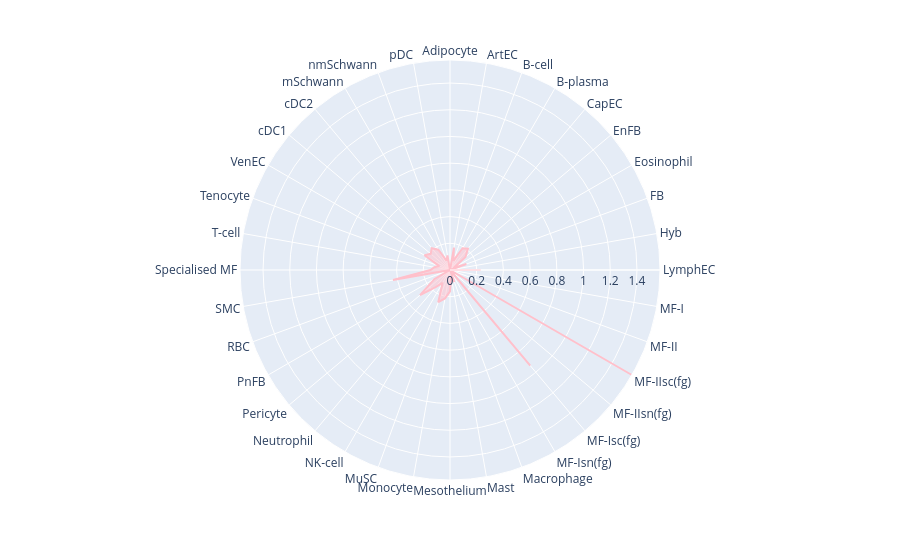

The notebook cell this image was saved under:
### Code cell
print_radar_spyder(gene="ALDOA", expression=expression_cell)

### Figure 1 — Plotly figure (JSON) as saved in the notebook; plotly's stock layout.template omitted (floating-point values rounded to 4 significant figures)
{"data": [{"fill": "toself", "hovertemplate": "ALDOA=%{r}<br>theta=%{theta}<extra></extra>", "legendgroup": "", "line": {"color": "pink", "dash": "solid"}, "marker": {"symbol": "circle"}, "mode": "lines", "name": "", "r": [0, 0.1703, 0.07277, 0.1886, 0.2087, 0.1515, 0.03104, 0.1307, 0, 0.2305, 8.843e-05, 3.776e-05, 1.573, 0, 0.9346, 0, 0.09583, 0.05107, 0.1604, 0.216, 0.2568, 0.1113, 0.1676, 0.2929, 0.134, 0, 0.4337, 0.1466, 0.1189, 0.08567, 0.2201, 0.1884, 0.2134, 0.1751, 0.07516, 0.1103, 0], "showlegend": false, "subplot": "polar", "theta": ["Adipocyte", "ArtEC", "B-cell", "B-plasma", "CapEC", "EnFB", "Eosinophil", "FB", "Hyb", "LymphEC", "MF-I", "MF-II", "MF-IIsc(fg)", "MF-IIsn(fg)", "MF-Isc(fg)", "MF-Isn(fg)", "Macrophage", "Mast", "Mesothelium", "Monocyte", "MuSC", "NK-cell", "Neutrophil", "Pericyte", "PnFB", "RBC", "SMC", "Specialised MF", "T-cell", "Tenocyte", "VenEC", "cDC1", "cDC2", "mSchwann", "nmSchwann", "pDC", "Adipocyte"], "type": "scatterpolar"}], "layout": {"legend": {"tracegroupgap": 0}, "margin": {"t": 60}, "polar": {"angularaxis": {"direction": "clockwise", "rotation": 90}, "domain": {"x": [0, 1], "y": [0, 1]}}}}
